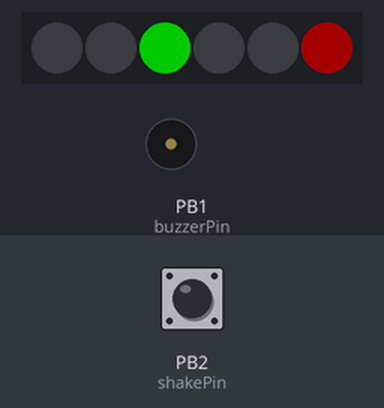
Bench run of a sketch on a simulated ATtiny85, built with avr-gcc and run on an emulated ATtiny85. Parts: 6 RGB LEDs in strip order, left to right, buzzer (waves = sounding). The test bench sets the inputs (shaded band); at power-on: PB2 (shakePin) HIGH. Dim RGB values are drawn brighter than linear; colours are those a GRB WS2812 strip shows for the declared byte order.

Above: at 1.2 s.
1.3 s: PB2 (shakePin) pulsed LOW 2 times (0.12 s each, 0.3 s apart)
At 1.97 s:
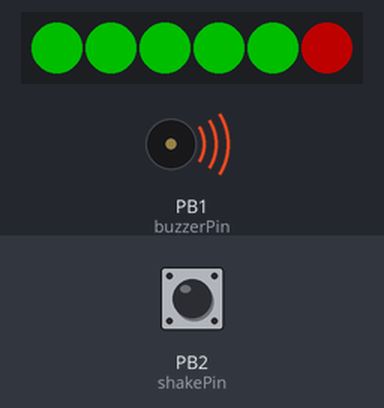
At 5.6 s:
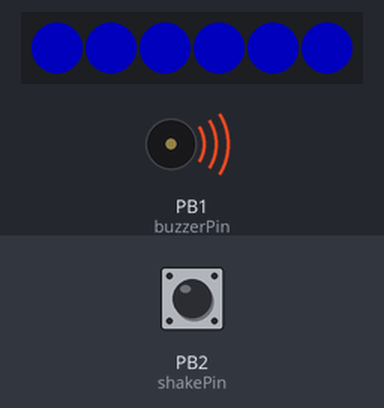
Timing chart, 0 to 10.2 s (numbered marks = the images above; inputs shaded):
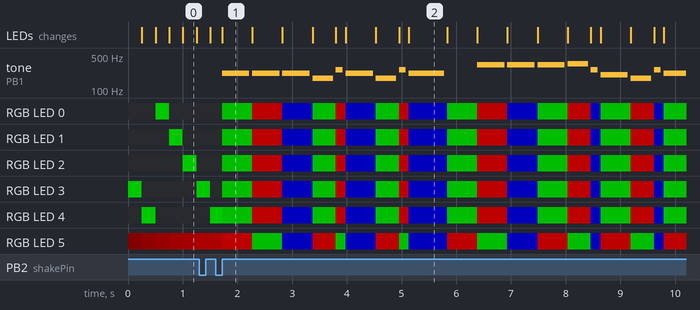

The sketch:

todesstern.ino
```cpp
#include <Arduino.h>
#include <avr/pgmspace.h>
#include "FastLED.h"
#include <avr/sleep.h>
#include <avr/power.h>

#include "song.h"


#define ledRingPin 0
#define buzzerPin 1
#define shakePin 2

#define numLeds 6
#define dataLeds 3
#define brigtLeds 200


unsigned long themeMainTimer = 0;
unsigned int themeSongCounter = 0;
unsigned int themeSongActive = 0;
bool themeMainActive = false;

unsigned int shakeCounter = 0;
unsigned long shakeTime = 0;
bool shakeState = false;

unsigned long rainbowRingTimer = 0;
unsigned int rainbowRingCounter = 0;

unsigned long laserTimer = 0;
int laserCounter = 0;
bool laserDirection = true;


CRGB leds[numLeds];


void playtheme();
void shakeSensor();
void rgbRing();
void redRing();
void goToSleep();
void TinyTone(unsigned char divisor, unsigned char octave);

ISR (PCINT0_vect) {}

void setup() {
  pinMode(buzzerPin, OUTPUT);
  digitalWrite(buzzerPin, LOW);
  pinMode(shakePin, INPUT_PULLUP);

  FastLED.addLeds<WS2812, ledRingPin, RGB>(leds, numLeds);
  FastLED.setBrightness(brigtLeds);

  //PCMSK |= bit (PCINT2);
  //GIFR  |= bit (PCIF); // clear any outstanding interrupts
  //GIMSK |= bit (PCIE); // enable pin change interrupts
}


void loop() {
  if (themeMainActive) {
    playtheme();
  }
  //shakeTime
  //shakeState
  else {
    if (digitalRead(shakePin) == HIGH) {
      if (shakeState == true) {
        if (shakeTime < millis()) {
          shakeCounter++;
          shakeTime = millis() + 50;
        }
        else {
          shakeCounter = 0;
        }
        shakeState = false;
        if (shakeCounter >= 2) {
          shakeSensor();
          shakeCounter = 0;
        }
      }
    }
    if (digitalRead(shakePin) == LOW) {
      if (shakeState == false) {
        shakeState = true;
      }
    }
    redRing();
  }
  if (millis() > 3600000) { //DeepSleep after 1hour
    goToSleep();
  }

}

void goToSleep() {
  leds[0] = CRGB(0,0,0);
  leds[1] = CRGB(0,0,0);
  leds[2] = CRGB(0,0,0);
  leds[3] = CRGB(0,0,0);
  leds[4] = CRGB(0,0,0);
  leds[5] = CRGB(20,0,0);
  FastLED.show();
  set_sleep_mode(SLEEP_MODE_PWR_DOWN);
  ADCSRA = 0;            // turn off ADC
  power_all_disable();  // power off ADC, Timer 0 and 1, serial interface
  sleep_enable();
  sleep_cpu();
  sleep_disable();
  power_all_enable();    // power everything back on
}

void playtheme() {
  int tmpTheme[3];
  if (millis() >= themeMainTimer) {
    if (themeSongActive == 0) {
      tmpTheme[0] = pgm_read_word(&(theme[themeSongCounter][0]));
      tmpTheme[1] = pgm_read_word(&(theme[themeSongCounter][1]));
      tmpTheme[2] = pgm_read_word(&(theme[themeSongCounter][2]));
      if (tmpTheme[0] > 0) {
        TinyTone(tmpTheme[0],tmpTheme[1]);
      }
      else {
        OffTone();
      }
      themeMainTimer = millis() + tmpTheme[2];
      themeSongCounter++;
      themeSongActive = 1;
      rgbRing();
    }
    else {
      OffTone();
      themeMainTimer = millis() + 50;
      themeSongActive = 0;
      if (themeSongCounter >= 73) {
        themeMainActive = false;
      }
    }
  }
}

void TinyTone(unsigned char divisor, unsigned char octave) {
  TCCR1 = 0x90 | (11-octave); // for 8MHz clock
  OCR1C = divisor-1;         // set the OCR
}
void OffTone() {
  TCNT1 = 0;
  TCCR1 = 0x80;              // stop the counter
  digitalWrite(buzzerPin, LOW);
}

void shakeSensor() {
  if (!themeMainActive) {
    themeSongCounter = 0;
    themeMainActive = true;
  }
}

void rgbRing() {
  unsigned int value = 0;
  switch (rainbowRingCounter) {
  case 0:
      value = 100;
      leds[0] = CRGB(0,value,0);
      leds[1] = CRGB(0,value,0);
      leds[2] = CRGB(0,value,0);
      leds[3] = CRGB(0,value,0);
      leds[4] = CRGB(0,value,0);
      leds[5] = CRGB(value,0,0);
      rainbowRingCounter++;
    break;
  case 1:
      value = 100;
      leds[0] = CRGB(0,0,value);
      leds[1] = CRGB(0,0,value);
      leds[2] = CRGB(0,0,value);
      leds[3] = CRGB(0,0,value);
      leds[4] = CRGB(0,0,value);
      leds[5] = CRGB(0,0,value);
      rainbowRingCounter++;
    break;
  case 2:
      value = 100;
      leds[0] = CRGB(value,0,0);
      leds[1] = CRGB(value,0,0);
      leds[2] = CRGB(value,0,0);
      leds[3] = CRGB(value,0,0);
      leds[4] = CRGB(value,0,0);
      leds[5] = CRGB(0,value,0);
      rainbowRingCounter = 0;
    break;
  default:
    rainbowRingCounter = 0;
    break;
  }
    FastLED.show();
}


void redRing() {
  unsigned int value = 0;
  if (millis() >= rainbowRingTimer) {
    rainbowRingCounter++;
    switch (rainbowRingCounter) {
    case 1:
      value = 0;
      leds[0] = CRGB(value,0,0);
      value = 0;
      leds[4] = CRGB(value,0,0);
      value = 130;
      leds[3] = CRGB(value,0,0);
      value = 0;
      leds[2] = CRGB(value,0,0);
      value = 0;
      leds[1] = CRGB(value,0,0);
      break;
    case 2:
      value = 0;
      leds[1] = CRGB(value,0,0);
      value = 0;
      leds[0] = CRGB(value,0,0);
      value = 130;
      leds[4] = CRGB(value,0,0);
      value = 0;
      leds[3] = CRGB(value,0,0);
      value = 0;
      leds[2] = CRGB(value,0,0);
      break;
    case 3:
      value = 0;
      leds[2] = CRGB(value,0,0);
      value = 0;
      leds[1] = CRGB(value,0,0);
      value = 130;
      leds[0] = CRGB(value,0,0);
      value = 0;
      leds[4] = CRGB(value,0,0);
      value = 0;
      leds[3] = CRGB(value,0,0);
      break;
    case 4:
      value = 0;
      leds[3] = CRGB(value,0,0);
      value = 0;
      leds[2] = CRGB(value,0,0);
      value = 130;
      leds[1] = CRGB(value,0,0);
      value = 0;
      leds[0] = CRGB(value,0,0);
      value = 0;
      leds[4] = CRGB(value,0,0);
      break;
    case 5:
      value = 0;
      leds[4] = CRGB(value,0,0);
      value = 0;
      leds[3] = CRGB(value,0,0);
      value = 130;
      leds[2] = CRGB(value,0,0);
      value = 0;
      leds[1] = CRGB(value,0,0);
      value = 0;
      leds[0] = CRGB(value,0,0);
      rainbowRingCounter = 0;
      break;
    default:
      rainbowRingCounter = 0;
      break;
    }

    if (laserDirection == true) {
      if (laserCounter >= 150) {
          laserDirection = false;
      }
      else {
        laserCounter = laserCounter + 10 ;
      }
    }
    else {
      if (laserCounter <= 10) {
          laserDirection = true;
      }
      else {
        laserCounter = laserCounter - 10;
      }
    }
    value = laserCounter;
    leds[5] = CRGB(0,value,0);
    FastLED.show();
    rainbowRingTimer = millis() + 250;
  }
}
```

song.h
```cpp
/*
  buzzer.sound(NOTE_A3, 500);
  buzzer.sound(NOTE_A3, 500);
  buzzer.sound(NOTE_A3, 500);
  buzzer.sound(NOTE_F3, 375);
  buzzer.sound(NOTE_C4, 125);

  buzzer.sound(NOTE_A3, 500);
  buzzer.sound(NOTE_F3, 375);
  buzzer.sound(NOTE_C4, 125);
  buzzer.sound(NOTE_A3, 1000);

  buzzer.sound(NOTE_E4, 500);
  buzzer.sound(NOTE_E4, 500);
  buzzer.sound(NOTE_E4, 500);
  buzzer.sound(NOTE_F4, 375);
  buzzer.sound(NOTE_C4, 125);

  buzzer.sound(NOTE_GS3, 500);
  buzzer.sound(NOTE_F3, 375);
  buzzer.sound(NOTE_C4, 125);
  buzzer.sound(NOTE_A3, 1000);

  buzzer.sound(NOTE_A4, 500);
  buzzer.sound(NOTE_A3, 375);
  buzzer.sound(NOTE_A3, 125);
  buzzer.sound(NOTE_A4, 500);
  buzzer.sound(NOTE_GS4, 375);
  buzzer.sound(NOTE_G4, 125);

  buzzer.sound(NOTE_FS4, 125);
  buzzer.sound(NOTE_E4, 125);
  buzzer.sound(NOTE_F4, 250);
  buzzer.sound(0, 250);
  buzzer.sound(NOTE_AS3, 250);
  buzzer.sound(NOTE_DS4, 500);
  buzzer.sound(NOTE_D4, 375);
  buzzer.sound(NOTE_CS4, 125);

  buzzer.sound(NOTE_C4, 125);
  buzzer.sound(NOTE_B3, 125);
  buzzer.sound(NOTE_C4, 250);
  buzzer.sound(0, 250);
  buzzer.sound(NOTE_F3, 250);
  buzzer.sound(NOTE_GS3, 500);
  buzzer.sound(NOTE_F3, 375);
  buzzer.sound(NOTE_A3, 125);

  buzzer.sound(NOTE_C4, 500);
  buzzer.sound(NOTE_A3, 375);
  buzzer.sound(NOTE_C4, 125);
  buzzer.sound(NOTE_E4, 1000);

  buzzer.sound(NOTE_A4, 500);
  buzzer.sound(NOTE_A3, 375);
  buzzer.sound(NOTE_A3, 125);
  buzzer.sound(NOTE_A4, 500);
  buzzer.sound(NOTE_GS4, 375);
  buzzer.sound(NOTE_G4, 125);

  buzzer.sound(NOTE_FS4, 125);
  buzzer.sound(NOTE_E4, 125);
  buzzer.sound(NOTE_F4, 250);
  buzzer.sound(0, 250);
  buzzer.sound(NOTE_AS3, 250);
  buzzer.sound(NOTE_DS4, 500);
  buzzer.sound(NOTE_D4, 375);
  buzzer.sound(NOTE_CS4, 125);

  buzzer.sound(NOTE_C4, 125);
  buzzer.sound(NOTE_B3, 125);
  buzzer.sound(NOTE_C4, 250);
  buzzer.sound(0, 250);
  buzzer.sound(NOTE_F3, 250);
  buzzer.sound(NOTE_GS3, 500);
  buzzer.sound(NOTE_F3, 375);
  buzzer.sound(NOTE_C4, 125);

  buzzer.sound(NOTE_A3, 500);
  buzzer.sound(NOTE_F3, 375);
  buzzer.sound(NOTE_C4, 125);
  buzzer.sound(NOTE_A3, 1000);
*/
/*
//static const uint16_t
const int theme[73][2] PROGMEM = {
//int theme[73][2] = {
  { 440, 500 },
  { 440, 500 },
  { 440, 500 },
  { 349, 350 },
  { 523, 150 },
  { 440, 500 },
  { 349, 350 },
  { 523, 150 },
  { 440, 650 },
  { 0, 500 },
  { 659, 500 },
  { 659, 500 },
  { 659, 500 },
  { 698, 350 },
  { 523, 150 },
  { 415, 500 },
  { 349, 350 },
  { 523, 150 },
  { 440, 650 },
  { 0, 500 },
  { 880, 500 },
  { 440, 300 },
  { 440, 150 },
  { 880, 500 },
  { 830, 325 },
  { 784, 175 },
  { 740, 125 },
  { 698, 125 },
  { 740, 250 },
  { 0, 325 },
  { 455, 250 },
  { 622, 500 },
  { 587, 325 },
  { 554, 175 },
  { 523, 125 },
  { 466, 125 },
  { 523, 250 },
  { 0, 350 },
  { 349, 250 },
  { 415, 500 },
  { 349, 350 },
  { 440, 125 },
  { 523, 500 },
  { 440, 375 },
  { 523, 125 },
  { 659, 650 },
  { 0, 500 },
  { 880, 500 },
  { 440, 300 },
  { 440, 150 },
  { 880, 500 },
  { 830, 325 },
  { 784, 175 },
  { 740, 125 },
  { 698, 125 },
  { 740, 250 },
  { 0, 325 },
  { 455, 250 },
  { 622, 500 },
  { 587, 325 },
  { 554, 175 },
  { 523, 125 },
  { 466, 125 },
  { 523, 250 },
  { 0, 350 },
  { 349, 250 },
  { 415, 500 },
  { 349, 375 },
  { 523, 125 },
  { 440, 500 },
  { 349, 375 },
  { 523, 125 },
  { 440, 650 },
};
*/
/*
const int theme[73][3] PROGMEM = {
//const PROGMEM uint16_t theme[73][3] = {
  { 142, 4, 500 },
  { 142, 4, 500 },
  { 142, 4, 500 },
  { 179, 4, 350 },
  { 239, 5, 150 },
  { 142, 4, 500 },
  { 179, 4, 350 },
  { 239, 5, 150 },
  { 142, 4, 650 },
  { 0, 0, 500 },
  { 190, 5, 500 },
  { 190, 5, 500 },
  { 190, 5, 500 },
  { 190, 5, 350 },
  { 239, 5, 150 },
  { 150, 5, 500 },
  { 179, 4, 350 },
  { 239, 5, 150 },
  { 142, 4, 650 },
  { 0, 0, 500 },
  { 142, 5, 500 },
  { 142, 4, 300 },
  { 142, 4, 150 },
  { 142, 5, 500 },
  { 150, 5, 325 },
  { 159, 5, 175 },
  { 169, 5, 125 },
  { 179, 5, 125 },
  { 169, 5, 250 },
  { 0, 0, 325 },
  { 134, 5, 250 },
  { 201, 5, 500 },
  { 213, 5, 325 },
  { 225, 5, 175 },
  { 239, 5, 125 },
  { 134, 4, 125 },
  { 239, 5, 250 },
  { 0, 0, 350 },
  { 179, 4, 250 },
  { 150, 5, 500 },
  { 179, 4, 350 },
  { 142, 4, 125 },
  { 239, 5, 500 },
  { 142, 4, 375 },
  { 239, 5, 125 },
  { 190, 5, 650 },
  { 0, 0, 500 },
  { 142, 5, 500 },
  { 142, 4, 300 },
  { 142, 4, 150 },
  { 142, 5, 500 },
  { 150, 5, 325 },
  { 159, 5, 175 },
  { 169, 5, 125 },
  { 179, 5, 125 },
  { 169, 5, 250 },
  { 0, 0, 325 },
  { 134, 4, 250 },
  { 201, 5, 500 },
  { 213, 5, 325 },
  { 225, 5, 175 },
  { 239, 5, 125 },
  { 134, 4, 125 },
  { 239, 5, 250 },
  { 0, 0, 350 },
  { 179, 4, 250 },
  { 150, 5, 500 },
  { 179, 4, 375 },
  { 239, 5, 125 },
  { 142, 4, 500 },
  { 179, 4, 375 },
  { 239, 5, 125 },
  { 142, 4, 650 },
};
*/

const PROGMEM int theme[73][3] = {
  { 142, 3, 500},
  { 142, 3, 500},
  { 142, 3, 500},
  { 179, 3, 375},
  { 239, 4, 125},
  { 142, 3, 500},
  { 179, 3, 375},
  { 239, 4, 125},
  { 142, 3, 650},
  {   0, 0, 500},
  { 190, 4, 500},
  { 190, 4, 500},
  { 190, 4, 500},
  { 179, 4, 375},
  { 239, 4, 125},
  { 150, 3, 500},
  { 179, 3, 375},
  { 239, 4, 125},
  { 142, 3, 650},
  {   0, 0, 500},
  { 142, 4, 500},
  { 142, 3, 375},
  { 142, 3, 125},
  { 142, 4, 500},
  { 150, 4, 375},
  { 159, 4, 125},
  { 169, 4, 125},
  { 190, 4, 125},
  { 179, 4, 250},
  { 0, 0, 250},
  { 134, 3, 250},
  { 201, 4, 500},
  { 213, 4, 375},
  { 225, 4, 125},
  { 239, 4, 125},
  { 127, 3, 125},
  { 239, 4, 250},
  { 0, 0, 250},
  { 179, 3, 250},
  { 150, 3, 500},
  { 179, 3, 375},
  { 142, 3, 125},
  { 239, 4, 500},
  { 142, 3, 375},
  { 239, 4, 125},
  { 190, 4, 650},
  {   0, 0, 325},
  { 142, 4, 500},
  { 142, 3, 375},
  { 142, 3, 125},
  { 142, 4, 500},
  { 150, 4, 375},
  { 159, 4, 125},
  { 169, 4, 125},
  { 190, 4, 125},
  { 179, 4, 250},
  { 0, 0, 250},
  { 134, 3, 250},
  { 201, 4, 500},
  { 213, 4, 375},
  { 225, 4, 125},
  { 239, 4, 125},
  { 127, 3, 125},
  { 239, 4, 250},
  { 0, 0, 250},
  { 179, 3, 250},
  { 150, 3, 500},
  { 179, 3, 375},
  { 239, 4, 125},
  { 142, 3, 500},
  { 179, 3, 375},
  { 239, 4, 125},
  { 142, 3, 1000},
};
```

Measured:
- after the input at 1.3 s, tone on PB1 (buzzerPin): plays 220 Hz for 0.50 s, 220 Hz for 0.50 s, 220 Hz for 0.50 s, 175 Hz for 0.38 s, 262 Hz for 0.13 s, 220 Hz for 0.50 s … (18 notes in this stretch), starting after 0.42 s; the LEDs: first differ from a run without the input after 0.42 s (image 1)
- what the display in image 1 shows lasts 0.6 s, from 1.7 s to 2.3 s
- what the display in image 2 shows lasts 0.7 s, from 5.1 s to 5.8 s
